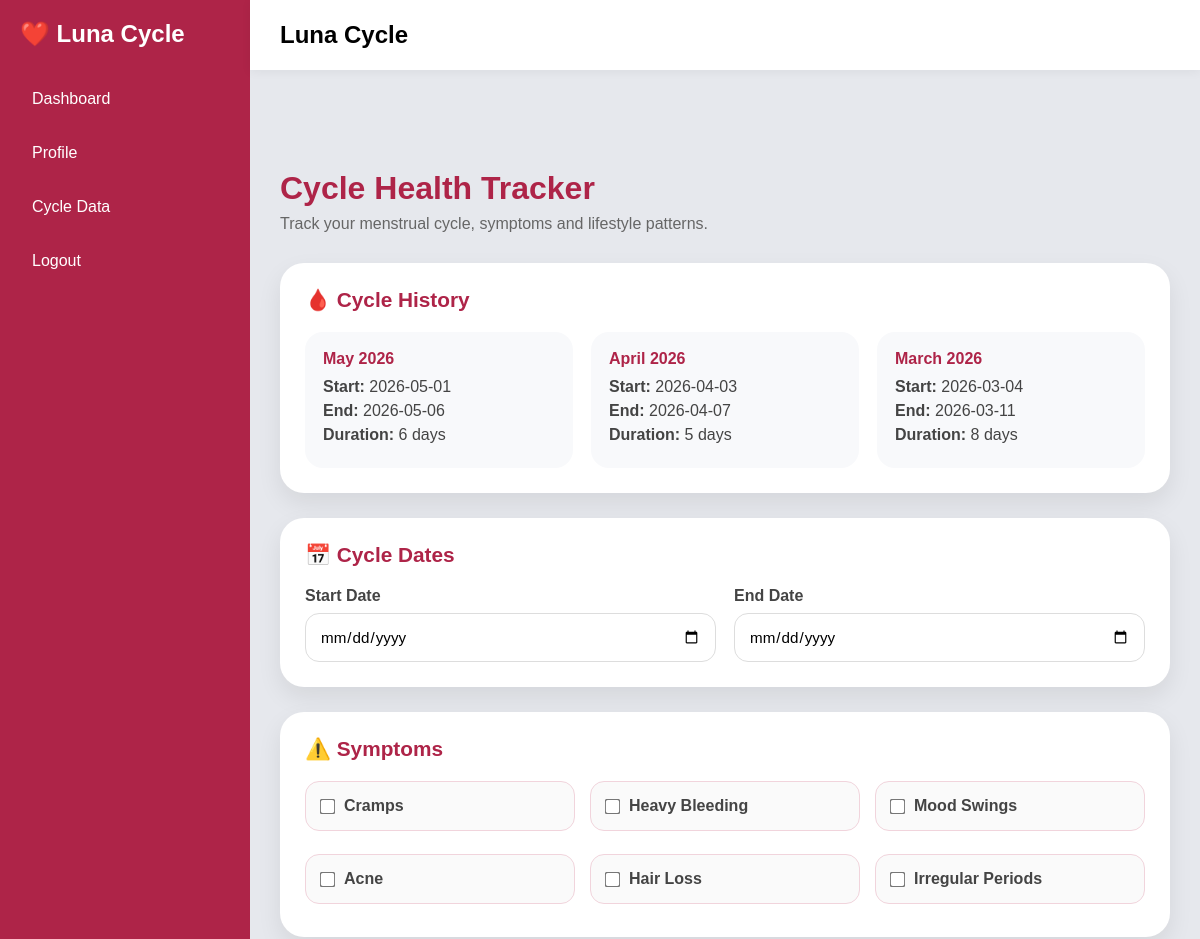
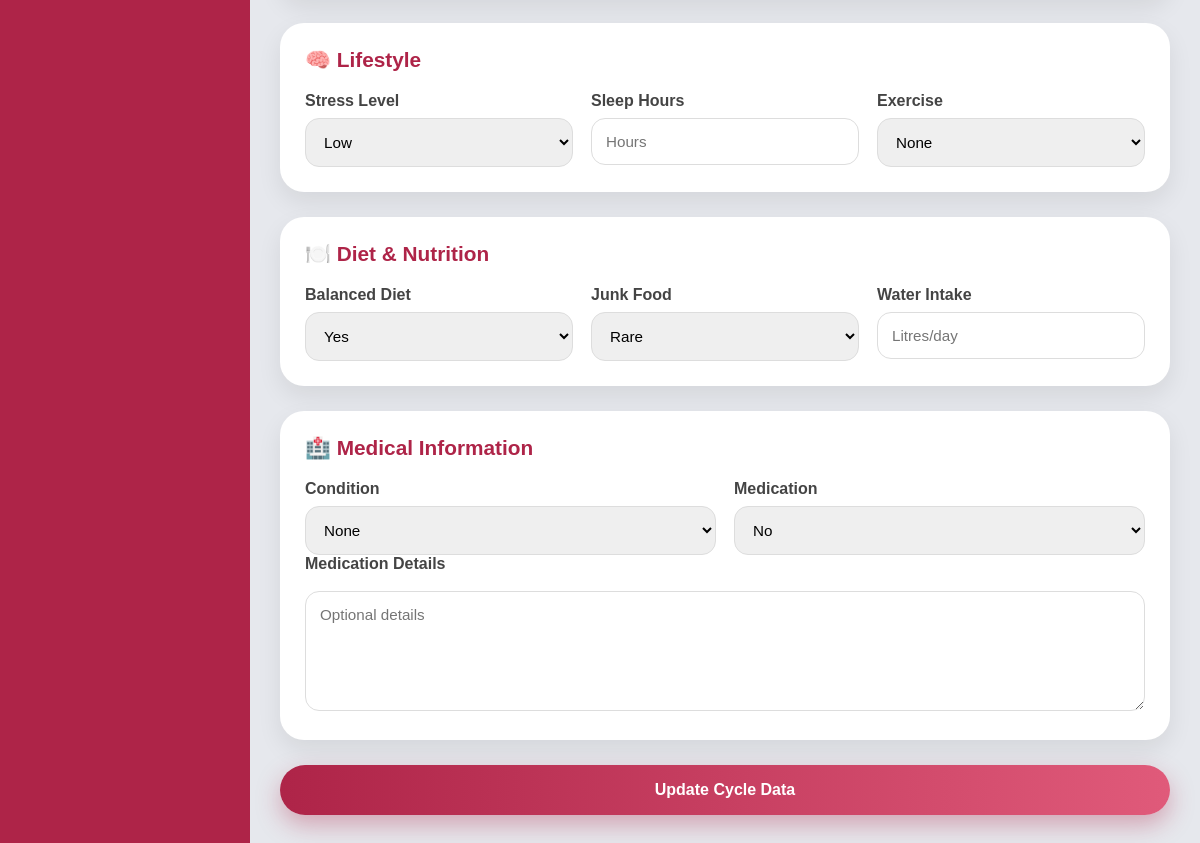
/cycle_data.php (signed in), run on the app's committed database (2 pictures, top to bottom).
### tables this page shows
CREATE TABLE `cycle_history` (
  `id` int(11) NOT NULL,
  `user_id` int(11) DEFAULT NULL,
  `start_date` date DEFAULT NULL,
  `end_date` date DEFAULT NULL,
  `duration` int(11) DEFAULT NULL,
  `month` varchar(20) DEFAULT NULL,
  `year` int(11) DEFAULT NULL
);

### cycle_data.php (the view, shortened to what this page needs)
<?php
$conn = new mysqli(
    "localhost",
    "root",
    "",
    "luna_cycle"
);
$user_id = $_SESSION['user_id'];
$result = $conn->query("
SELECT * FROM cycle_history
WHERE user_id='$user_id'
ORDER BY start_date DESC
");
?>
<!DOCTYPE html>
<html>
<head>
<link rel="stylesheet"
href="dashboard.css">
<link rel="stylesheet"
href="cycle_data.css">
</head>
<body>
<div class="grid-container">
<header class="header">
<h2>Luna Cycle</h2>
</header>
<aside id="sidebar">
<div class="sidebar-brand">
❤️ Luna Cycle
</div>
<ul class="sidebar-list">
<li>
<a href="user_dashboard.php">
Dashboard
</a>
</li>
<li>
<a href="profile.php">
Profile
</a>
</li>
<li>
<a href="cycle_data.php"
class="active">
Cycle Data
</a>
</li>
<li>
<a href="logout.php">
Logout
</a>
</li>
</ul>
</aside>
<main class="main-container">
<div class="page-title">
<h1>
Cycle Health Tracker
</h1>
<p>
Track your menstrual cycle,
symptoms and lifestyle patterns.
</p>
</div>
<div class="section-card">
<div class="section-header">
<h3>
🩸 Cycle History
</h3>
</div>
<?php if($result->num_rows > 0){ ?>
<div class="history-grid">
<?php while($row = $result->fetch_assoc()) { ?>
<div class="history-card">
<h4>
<?php
echo $row['month']." ".$row['year'];
?>
</h4>
<p>
<strong>Start:</strong>
<?php echo $row['start_date']; ?>
</p>
<p>
<strong>End:</strong>
<?php echo $row['end_date']; ?>
</p>
<p>
<strong>Duration:</strong>
<?php echo $row['duration']; ?> days
</p>
</div>
<?php } ?>
</div>
<?php } else { ?>
<div class="empty-box">
<p>No cycle data available</p>
</div>
<?php } ?>
</div>
<form method="POST"
action="save_cycle.php">
<div class="section-card">
<div class="section-header">
<h3>
📅 Cycle Dates
</h3>
</div>
<div class="form-grid">
<div>
<label>Start Date</label>
<input
type="date"
name="start"
required>
</div>
<div>
<label>End Date</label>
<input
type="date"
name="end"
required>
</div>
</div>
</div>
<div class="section-card">
<div class="section-header">
<h3>
⚠️ Symptoms
</h3>
</div>
<div class="checkbox-grid">
<label>
<input type="checkbox"
name="cramps">
Cramps
</label>
<label>
<input type="checkbox"
name="heavy_bleeding">
Heavy Bleeding
</label>
<label>
<input type="checkbox"
name="mood_swings">
Mood Swings
</label>
<label>
<input type="checkbox"
name="acne">
Acne
</label>
<label>
<input type="checkbox"
name="hair_loss">
Hair Loss
</label>
<label>
<input type="checkbox"
name="irregular">
Irregular Periods
</label>
</div>
</div>
<div class="section-card">
<div class="section-header">
<h3>
🧠 Lifestyle
</h3>
</div>
<div class="form-grid">
<div>
<label>Stress Level</label>
<select name="stress">
<option>Low</option>
</select>
</div>
<div>
<label>Sleep Hours</label>
<input
type="number"
name="sleep"
placeholder="Hours">
</div>
<div>
<label>Exercise</label>
<select name="exercise">
<option>None</option>
</select>
</div>
</div>
</div>
<div class="section-card">
<div class="section-header">
<h3>
🍽️ Diet & Nutrition
</h3>
</div>
<div class="form-grid">
<div>
<label>Balanced Diet</label>
<select name="balanced">
<option>Yes</option>
</select>
</div>
<div>
<label>Junk Food</label>
<select name="junk">
<option>Rare</option>
</select>
</div>
<div>
<label>Water Intake</label>
<input
type="number"
step="0.1"
name="water"
placeholder="Litres/day">
</div>
</div>
</div>
<div class="section-card">
<div class="section-header">
<h3>
🏥 Medical Information
</h3>
</div>
<div class="form-grid">
<div>
<label>Condition</label>
<select name="condition">
<option>None</option>
</select>
</div>
<div>
<label>Medication</label>
<select name="medication">
<option>No</option>
</select>
</div>
</div>
<label>Medication Details</label>
<textarea
name="medication_details"
placeholder="Optional details"></textarea>
</div>
<button type="submit"
class="update-btn">
Update Cycle Data
</button>
</form>
</main>
</div>
</body>
</html>

### dashboard.css (style rules this page uses)
* { margin:0; padding:0; box-sizing:border-box; font-family:sans-serif; }
body { background:#e6e8ed; overflow-x:hidden; }
.grid-container { display:grid; grid-template-columns:250px 1fr; grid-template-rows:70px 1fr; grid-template-areas: "sidebar header" "sidebar main"; height:100vh; }
.header { grid-area:header; background:white; display:flex; align-items:center; justify-content:space-between; padding:0 30px; position:fixed; top:0; left:250px; right:0; height:70px; z-index:1000; box-shadow: 0 2px 10px rgba(0,0,0,0.05); }
#sidebar { grid-area:sidebar; background:#AE2448; color:white; padding:20px; position:fixed; top:0; left:0; width:250px; height:100vh; overflow-y:auto; }
.sidebar-brand { font-size:24px; font-weight:bold; margin-bottom:30px; }
.sidebar-list { list-style:none; }
.sidebar-list li { margin:12px 0; }
.sidebar-list li a { display:block; color:white; text-decoration:none; padding:12px; border-radius:10px; transition:0.3s; }
.main-container { grid-area:main; padding:30px; margin-top:70px; overflow-y:auto; min-height:100vh; }
html { scroll-behavior:smooth; }

### cycle_data.css (style rules this page uses)
* { margin:0; padding:0; box-sizing:border-box; }
.main-container { grid-area:main; padding:30px; margin-top:70px; overflow-y:auto; }
.page-title { margin-bottom:30px; }
.page-title h1 { color:#AE2448; margin-bottom:8px; font-size:2rem; }
.page-title p { color:#666; font-size:1rem; }
.section-card { background:white; padding:25px; border-radius:24px; margin-bottom:25px; box-shadow: 0 10px 25px rgba(0,0,0,0.08); }
.section-header { margin-bottom:20px; }
.section-header h3 { color:#AE2448; font-size:1.3rem; }
.history-grid { display:grid; grid-template-columns: repeat(auto-fit,minmax(220px,1fr)); gap:18px; }
.history-card { background:#f8f9fb; padding:18px; border-radius:18px; transition:0.3s; }
.history-card h4 { color:#AE2448; margin-bottom:10px; }
.history-card p { margin:6px 0; color:#444; }
.form-grid { display:grid; grid-template-columns: repeat(auto-fit,minmax(220px,1fr)); gap:18px; }
label { display:block; margin-bottom:8px; color:#444; font-weight:600; }
input, select, textarea { width:100%; padding:14px; border-radius:14px; border:1px solid #ddd; outline:none; transition:0.3s; font-size:0.95rem; }
textarea { min-height:120px; margin-top:10px; resize:vertical; }
.checkbox-grid { display:grid; grid-template-columns: repeat(auto-fit,minmax(200px,1fr)); gap:15px; }
.checkbox-grid label { display:flex; align-items:center; gap:10px; background:#fafafa; padding:15px; border-radius:14px; border:1px solid #f1d4dc; cursor:pointer; transition:0.3s; }
.checkbox-grid input { width:auto; accent-color:#AE2448; transform:scale(1.2); }
.update-btn { width:100%; padding:16px; border:none; border-radius:35px; background: linear-gradient(to right,#AE2448,#e05a7a); color:white; font-size:1rem; font-weight:600; cursor:pointer; transition:0.3s; box-shadow: 0 10px 25px rgba(174,36,72,0.35); }

### data on the page
cycle_history: month "May", year "2026", start_date "2026-05-01", end_date "2026-05-06", duration "6"
cycle_history: month "April", year "2026", start_date "2026-04-03", end_date "2026-04-07", duration "5"
cycle_history: month "March", year "2026", start_date "2026-03-04", end_date "2026-03-11", duration "8"
